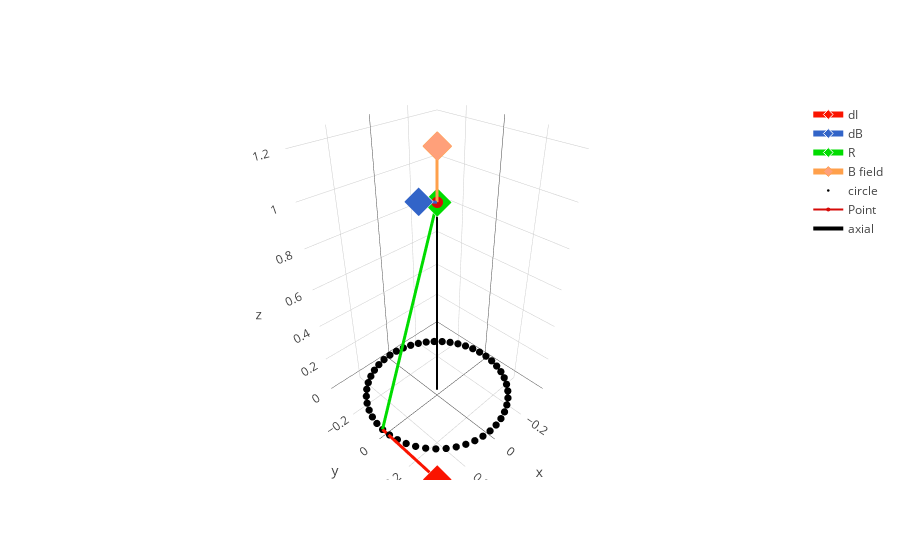

This figure's notebook cell:
### Code cell
"""Plotting script """

Currenttrace = go.Scatter3d(x = [a*np.cos(phi_scal),dI[0]+a*np.cos(phi_scal)], 
                      y = [a*np.sin(phi_scal),dI[1]+a*np.sin(phi_scal)], 
                      z = [0,dI[2]],
                      name = "dI", 
                      line = dict(width = 6,color = 'rgb(250,20,0)'),
                      marker = dict(size=[0,15],color= 'rgb(250,20,0)',symbol= 'diamond',opacity=1)
                      
                      )   


Magtrace = go.Scatter3d(x = [P[0],0+dB[0]], 
                      y = [P[1],0+dB[1]], 
                      z = [P[2],1+dB[2]],
                      name = "dB",
                      line = dict(width = 6, color = 'rgb(50,100,200)'),
                      marker = dict(size=[0,15],color= 'rgb(50,100,200)',symbol= 'diamond',opacity=1)
                     );

Rtrace = go.Scatter3d(x = [a*np.cos(phi_scal),r_vec[0]+a*np.cos(phi_scal)],
                      y = [a*np.sin(phi_scal),r_vec[1]+a*np.sin(phi_scal)],
                      z = [0,r_vec[2]],
                      name = "R", 
                      line = dict(width = 6, color = 'rgb(0,220,0)'),
                      marker = dict(size=[0,15],color= 'rgb(0,220,0)',symbol= 'diamond',opacity=1),
                     );


Btrace = go.Scatter3d(x = [P[0],P[0]+B[0]], 
                      y = [P[1],P[1]+B[1]], 
                      z = [P[2],P[2]+B[2]],
                      name = "B field",
                      line = dict(width = 6, color = 'rgb(255,160,75)'),
                      marker = dict(size=[0,15],color= 'rgb(255,160,122)',symbol= 'diamond',opacity=1)
                     );

Circletrace = go.Scatter3d( x =  xc ,
                      y = yc,
                      z = zc,
                      name = "circle",
                     mode = "markers",
                     marker = dict(symbol="circle",size=2.5,opacity=1,color= 'rgb(0,0,0)'),
                    );


Axial_line = go.Scatter3d( x = [0,0],
                      y = [0,0],
                      z = [-0.01,1],
                          name = "axial",
                     mode = "line",
                    line = dict(width = 4, color = 'rgb(0,0,0)'),
                    marker = dict(symbol="circle",size=0.05,opacity=0.01,color= 'rgb(0,0,0)'),
                        


                    );

Pointtrace = go.Scatter3d(x = [P[0]],
                          y= [P[1]],
                          z=[P[2]],
                          name = 'Point',
                          marker = dict(size=4, color= 'rgb(214,11,8)')
                         )


result= [Currenttrace,Magtrace,Rtrace,Btrace,Circletrace,Pointtrace,Axial_line]

fig = dict(data=result)

iplot(fig)

### Figure 1 — Plotly figure (JSON) as saved in the notebook; plotly's stock layout.template omitted (floating-point values rounded to 4 significant figures)
{"data": [{"line": {"color": "rgb(250,20,0)", "width": 6}, "marker": {"color": "rgb(250,20,0)", "opacity": 1, "size": [0, 15], "symbol": "diamond"}, "name": "dI", "type": "scatter3d", "x": [0.35, 0.35], "y": [0, 0.35], "z": [0, 0]}, {"line": {"color": "rgb(50,100,200)", "width": 6}, "marker": {"color": "rgb(50,100,200)", "opacity": 1, "size": [0, 15], "symbol": "diamond"}, "name": "dB", "type": "scatter3d", "x": [0, 0.09368], "y": [0, 0], "z": [1, 1.033]}, {"line": {"color": "rgb(0,220,0)", "width": 6}, "marker": {"color": "rgb(0,220,0)", "opacity": 1, "size": [0, 15], "symbol": "diamond"}, "name": "R", "type": "scatter3d", "x": [0.35, 0], "y": [0, 0], "z": [0, 1]}, {"line": {"color": "rgb(255,160,75)", "width": 6}, "marker": {"color": "rgb(255,160,122)", "opacity": 1, "size": [0, 15], "symbol": "diamond"}, "name": "B field", "type": "scatter3d", "x": [0, 1.09e-17], "y": [0, 1.276e-17], "z": [1, 1.21]}, {"marker": {"color": "rgb(0,0,0)", "opacity": 1, "size": 2.5, "symbol": "circle"}, "mode": "markers", "name": "circle", "type": "scatter3d", "x": [0.35, 0.3471, 0.3386, 0.3244, 0.305, 0.2805, 0.2514, 0.2182, 0.1814, 0.1417, 0.09958, 0.05586, 0.01122, -0.03361, -0.07788, -0.1209, -0.1619, -0.2002, -0.2353, -0.2665, -0.2933, -0.3153, -0.3322, -0.3435, -0.3493, -0.3493, -0.3435, -0.3322, -0.3153, -0.2933, -0.2665, -0.2353, -0.2002, -0.1619, -0.1209, -0.07788, -0.03361, 0.01122, 0.05586, 0.09958, 0.1417, 0.1814, 0.2182, 0.2514, 0.2805, 0.305, 0.3244, 0.3386, 0.3471, 0.35], "y": [0, 0.04476, 0.08878, 0.1313, 0.1718, 0.2093, 0.2435, 0.2736, 0.2993, 0.32, 0.3355, 0.3455, 0.3498, 0.3484, 0.3412, 0.3285, 0.3103, 0.2871, 0.2591, 0.2269, 0.1909, 0.1519, 0.1103, 0.06691, 0.02242, -0.02242, -0.06691, -0.1103, -0.1519, -0.1909, -0.2269, -0.2591, -0.2871, -0.3103, -0.3285, -0.3412, -0.3484, -0.3498, -0.3455, -0.3355, -0.32, -0.2993, -0.2736, -0.2435, -0.2093, -0.1718, -0.1313, -0.08878, -0.04476, -8.573e-17], "z": [0, 0, 0, 0, 0, 0, 0, 0, 0, 0, 0, 0, 0, 0, 0, 0, 0, 0, 0, 0, 0, 0, 0, 0, 0, 0, 0, 0, 0, 0, 0, 0, 0, 0, 0, 0, 0, 0, 0, 0, 0, 0, 0, 0, 0, 0, 0, 0, 0, 0]}, {"marker": {"color": "rgb(214,11,8)", "size": 4}, "name": "Point", "type": "scatter3d", "x": [0], "y": [0], "z": [1]}, {"line": {"color": "rgb(0,0,0)", "width": 4}, "marker": {"color": "rgb(0,0,0)", "opacity": 0.01, "size": 0.05, "symbol": "circle"}, "mode": "line", "name": "axial", "type": "scatter3d", "x": [0, 0], "y": [0, 0], "z": [-0.01, 1]}], "layout": {}}
